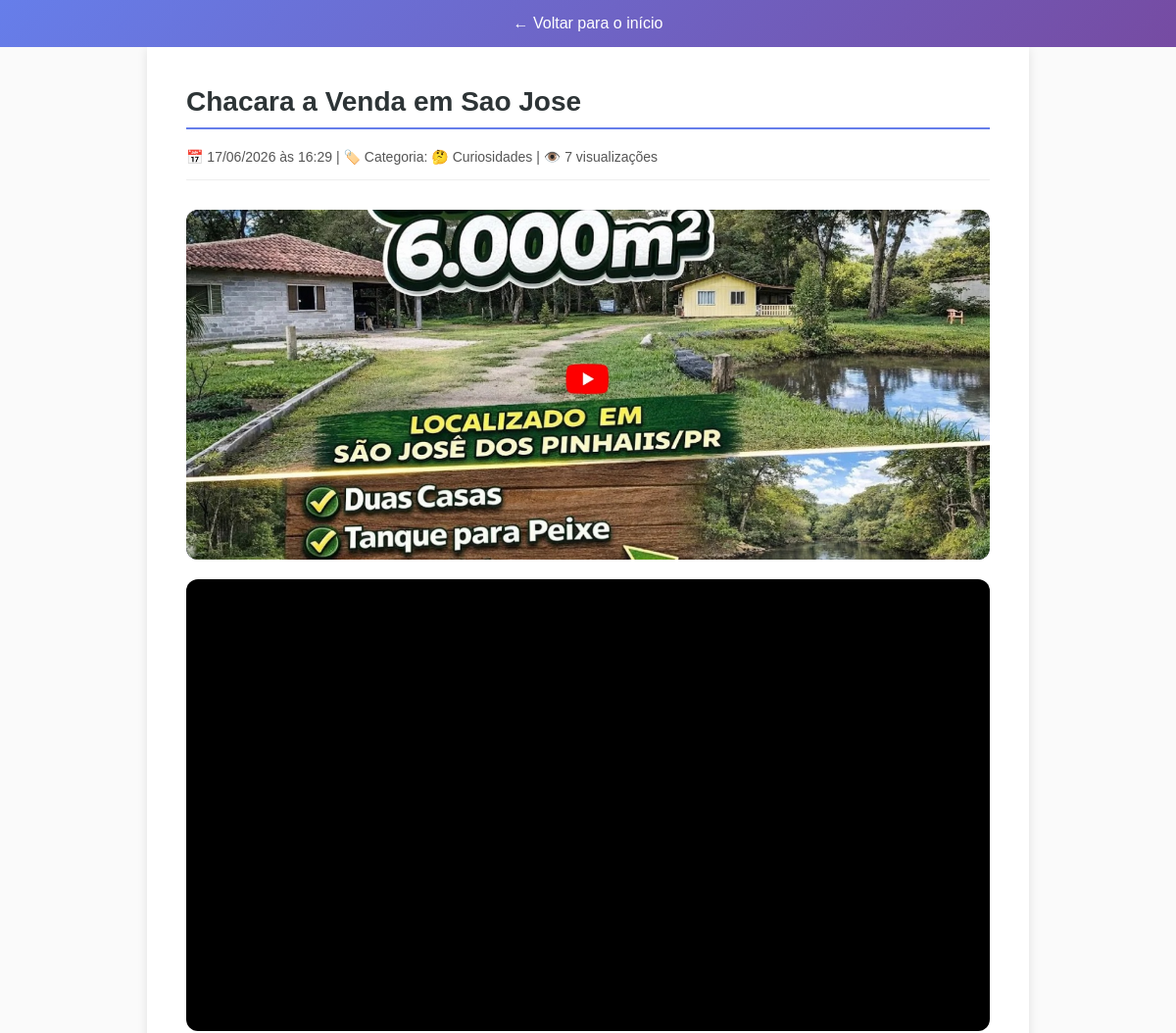
Page /noticia/7 (upper part) on the earlier database version.
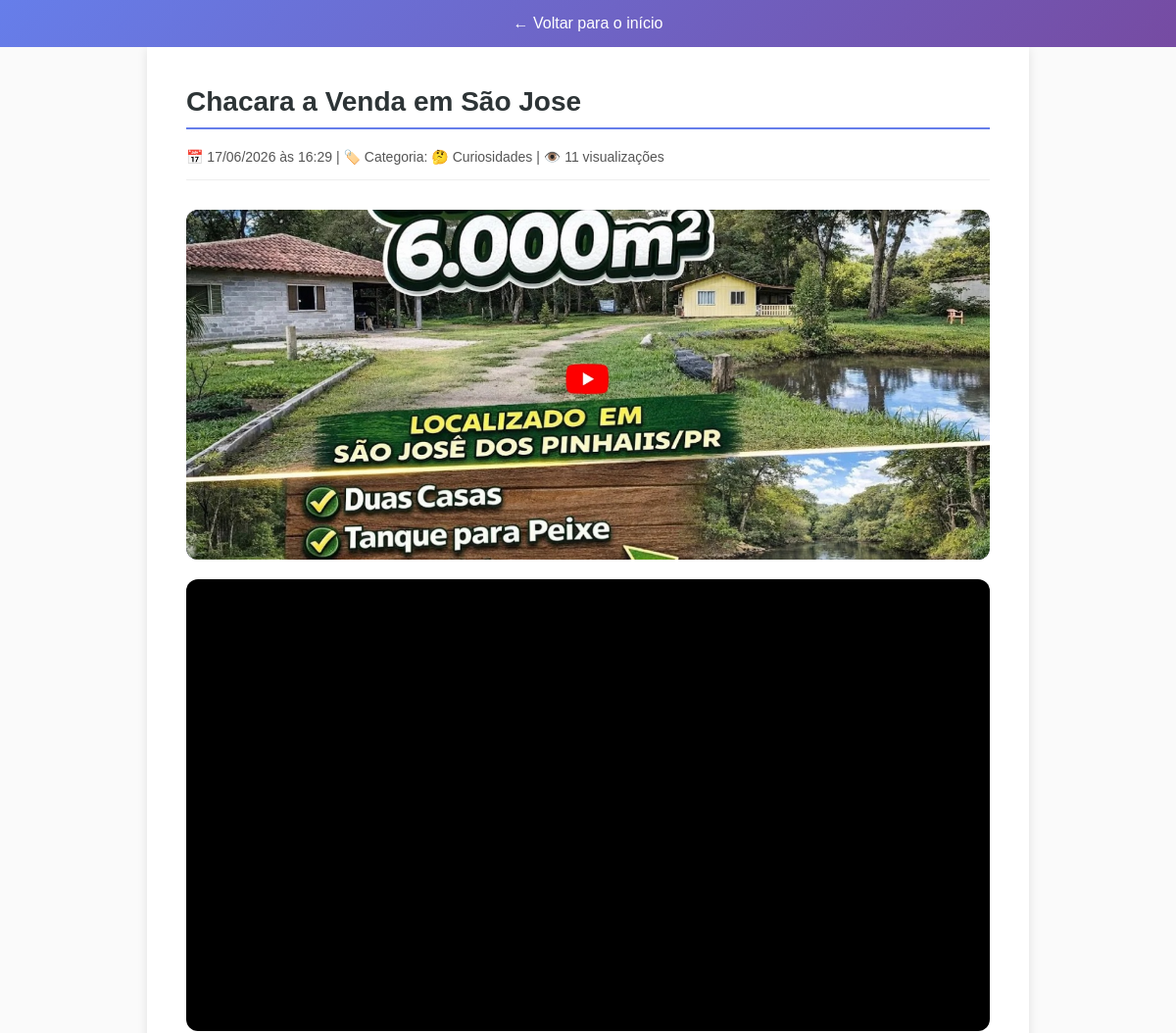
Same page on the later database version.
### app.py (models this page shows)
class Noticia(db.Model):
    id = db.Column(db.Integer, primary_key=True)
    titulo = db.Column(db.String(200), nullable=False)
    conteudo = db.Column(db.Text, nullable=False)
    categoria = db.Column(db.String(50), nullable=False)  # 'tecnologia', 'saude', 'curiosidades'
    imagem = db.Column(db.String(200), nullable=True)
    video_url = db.Column(db.String(200), nullable=True)
    visualizacoes = db.Column(db.Integer, default=0)
    data_publicacao = db.Column(db.DateTime, default=datetime.utcnow)

### app.py (the view)
@app.route('/noticia/<int:id>')
def ver_noticia(id):
    noticia = Noticia.query.get_or_404(id)
    noticia.visualizacoes += 1
    db.session.commit()
    comentarios = Comentario.query.filter_by(noticia_id=id, aprovado=True).order_by(Comentario.data.desc()).all()
    ip_usuario = request.remote_addr
    ja_curtiu = Like.query.filter_by(noticia_id=id, ip_usuario=ip_usuario).first() is not None
    total_likes = Like.query.filter_by(noticia_id=id).count()
    return render_template('ver_noticia.html', noticia=noticia, comentarios=comentarios,
                           ja_curtiu=ja_curtiu, total_likes=total_likes)

### app.py (called while the page is built)
def converter_link_youtube(url):
    if not url:
        return None
    youtube_regex = r'(https?://)?(www\.)?(youtube\.com/watch\?v=|youtu\.be/|youtube\.com/embed/)([^&=%\?{\s]+)'
    match = re.match(youtube_regex, url)
    if match:
        video_id = match.group(4)
        return f"https://www.youtube.com/embed/{video_id}"
    return url

@app.context_processor
def utility_processor():
    return dict(converter_link_youtube=converter_link_youtube)

### templates/ver_noticia.html (shortened to what this page needs)
<!DOCTYPE html>
<html lang="pt-br">
<head>
</head>
<body>
    <div class="header-fixo">
        <div style="max-width: 900px; margin: 0 auto; padding: 0 15px;">
            <a href="/">← Voltar para o início</a>
        </div>
    </div>
    <div class="container-principal">
        <h1>{{ noticia.titulo }}</h1>
        <div class="meta">
            📅 {{ noticia.data_publicacao.strftime('%d/%m/%Y às %H:%M') }} |
            🏷️ Categoria:
            {% if noticia.categoria == 'tecnologia' %}
                🚀 Tecnologia
            {% elif noticia.categoria == 'saude' %}
                🏥 Saúde
            {% else %}
                🤔 Curiosidades
            {% endif %} |
            👁️ {{ noticia.visualizacoes }} visualizações
        </div>
        {% if noticia.imagem %}
        <div class="imagem-destaque-wrapper">
            <img src="{{ noticia.imagem }}" alt="{{ noticia.titulo }}" class="imagem-destaque" loading="lazy">
        </div>
        {% endif %}
        {% if noticia.video_url %}
        <div class="video-container">
            <iframe
                src="{{ converter_link_youtube(noticia.video_url) }}"
                frameborder="0"
                allowfullscreen
                allow="accelerometer; autoplay; clipboard-write; encrypted-media; gyroscope; picture-in-picture">
            </iframe>
        </div>
        {% endif %}
            {{ noticia.conteudo|safe }}
    </div>
</body>
</html>

Differences in the rows shown:
changed Noticia: titulo "Chacara a Venda em Sao Jose" → "Chacara a Venda em São Jose"; visualizacoes "7" → "11"
